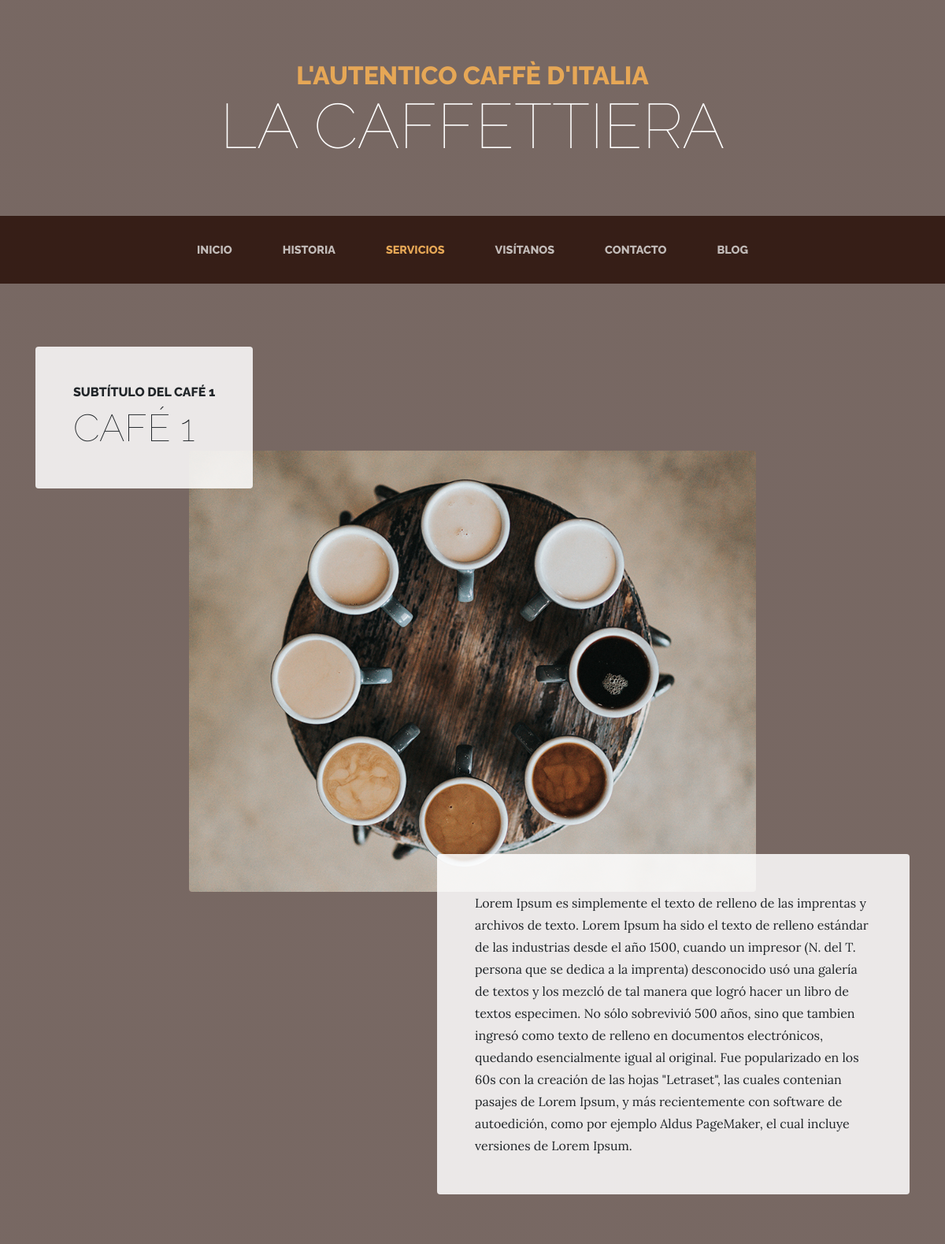
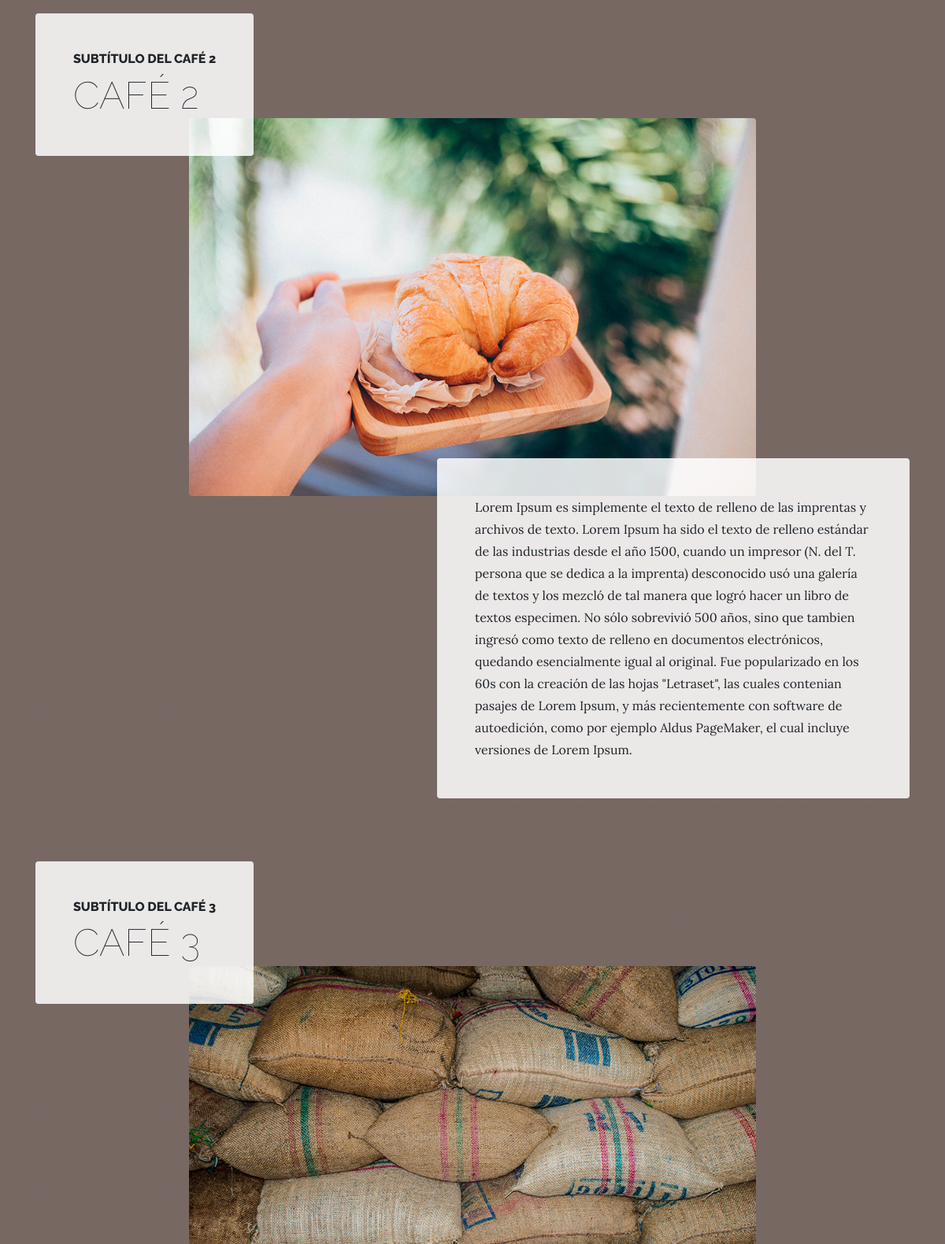
Page /services/ (upper part) on the committed database (2 pictures, top to bottom).
### services/models.py (models this page shows, shortened)
class Service(models.Model):
    title = models.CharField(max_length=200, verbose_name='Título')
    subtitle = models.CharField(max_length=200, verbose_name='Subtítulo')
    content = models.TextField(verbose_name='Contenido')
    image = models.ImageField(verbose_name='Imagen', upload_to='services')
    created = models.DateTimeField(auto_now_add=True, verbose_name='Fecha de creación')
    updated = models.DateTimeField(auto_now=True, verbose_name='Fecha de actualización')
    class Meta:
        verbose_name='servicio'
        verbose_name_plural='servicios'
        ordering = ['-created']

### services/views.py (the view)
# urls.py: path('', views.services, name='services'),
def services(request):
    services = Service.objects.all()
    return render(request, 'services/services.html', {'services': services})

### pages/templatetags/pages_extras.py (called while the page is built)
@register.simple_tag
def get_page_list():
    pages = Page.objects.all()
    return pages

### social/processors.py (called while the page is built)
def ctx_dict(request):
    ctx = {}
    links = Link.objects.all()
    for link in links:
        ctx[link.key] = link.url
    return ctx

### services/templates/services/services.html (shortened to what this page needs)
{% extends 'core/base.html' %}
{% load static %}
{% block content %}
  {% for service in services reversed %}
    <section class="page-section">
  <div class="container">
    <div class="product-item">
      <div class="product-item-title d-flex">
        <div class="bg-faded p-5 d-flex mr-auto rounded">
          <h2 class="section-heading mb-0">
            <span class="section-heading-upper">{{service.subtitle}}</span>
            <span class="section-heading-lower">{{service.title}}</span>
          </h2>
        </div>
      </div>
      <img class="product-item-img mx-auto d-flex rounded img-fluid mb-3 mb-lg-0" src="{{service.image.url}}" alt="">
      <div class="product-item-description d-flex ml-auto">
        <div class="bg-faded p-5 rounded">
          <p class="mb-0">{{service.content}}</p>
        </div>
      </div>
    </div>
  </div>
    </section>
  {% endfor%}
{% endblock %}

### core/static/core/css/business-casual.css (style rules this page uses)
body { font-family: 'Lora'; background: linear-gradient(rgba(47, 23, 15, 0.65), rgba(47, 23, 15, 0.65)), url("../img/bg.jpg"); background-attachment: fixed; background-position: center; background-size: cover; }
h1, h2, h3, h4, h5, h6 { font-family: 'Raleway'; }
p { line-height: 1.75; }
.page-section { margin-top: 5rem; margin-bottom: 5rem; }
.section-heading { text-transform: uppercase; }
.section-heading .section-heading-upper { display: block; font-size: 1rem; font-weight: 800; padding-bottom:.5rem; }
.section-heading .section-heading-lower { display: block; font-size: 3rem; font-weight: 100; }
.bg-faded { background-color: rgba(255, 255, 255, 0.85); }
@media (min-width: 992px) { .product-item .product-item-title { position: relative; z-index: 1; margin-bottom: -3rem; } }
@media (min-width: 992px) { .product-item .product-item-img { position: relative; z-index: 0; max-width: 60vw; } }
@media (min-width: 992px) { .product-item .product-item-description { position: relative; z-index: 1; margin-top: -3rem; max-width: 50vw; } }

### rows in the picture
Service: subtitle "SUBTÍTULO DEL CAFÉ 1", title "CAFÉ 1", image (picture), content "Lorem Ipsum es simplemente el texto de relleno de las imprentas y archivos de texto. Lorem Ipsum ha sido el texto de relleno estándar de las industrias desde el año 1500, cuando un impresor (N. del T. persona que se dedica a la imprenta) desconocido usó una galería de textos y los mezcló de tal manera que logró hacer un libro de textos especimen. No sólo sobrevivió 500 años, sino que tambien ingresó como texto de relleno en documentos electrónicos, quedando esencialmente igual al original. Fue popularizado en los 60s con la creación de las hojas \"Letraset\", las cuales contenian pasajes de Lorem Ipsum, y más recientemente con software de autoedición, como por ejemplo Aldus PageMaker, el cual…"
Service: subtitle "SUBTÍTULO DEL CAFÉ 2", title "CAFÉ 2", image (picture), content "Lorem Ipsum es simplemente el texto de relleno de las imprentas y archivos de texto. Lorem Ipsum ha sido el texto de relleno estándar de las industrias desde el año 1500, cuando un impresor (N. del T. persona que se dedica a la imprenta) desconocido usó una galería de textos y los mezcló de tal manera que logró hacer un libro de textos especimen. No sólo sobrevivió 500 años, sino que tambien ingresó como texto de relleno en documentos electrónicos, quedando esencialmente igual al original. Fue popularizado en los 60s con la creación de las hojas \"Letraset\", las cuales contenian pasajes de Lorem Ipsum, y más recientemente con software de autoedición, como por ejemplo Aldus PageMaker, el cual…"
Service: subtitle "SUBTÍTULO DEL CAFÉ 3", title "CAFÉ 3", image (picture)
